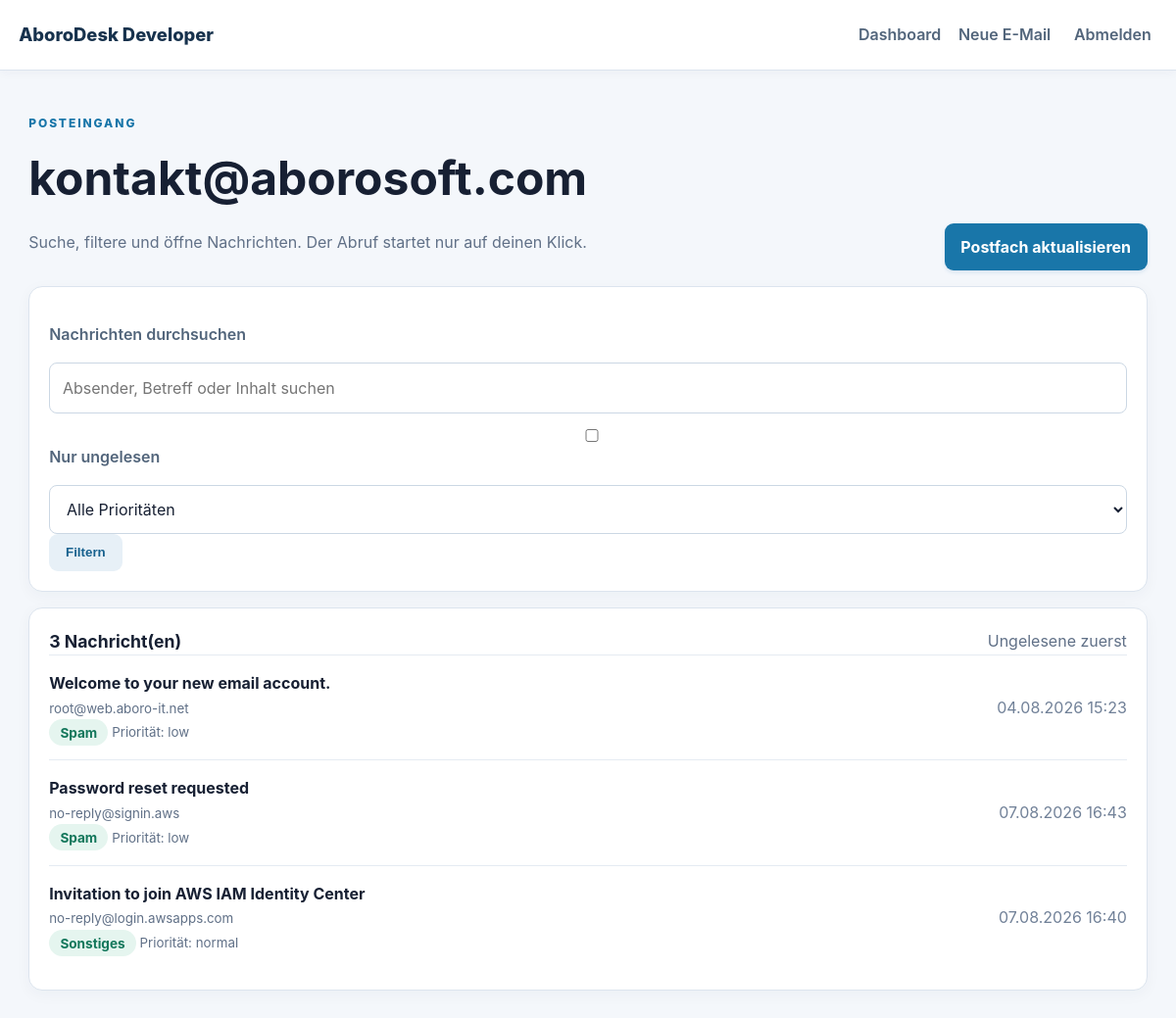
Screenshot of /inbox (signed in) with the database file from the repository.
### app/models.py (models this page shows)
class EmailAccount(Base):
    __tablename__ = "email_accounts"
    id: Mapped[int] = mapped_column(primary_key=True)
    account_name: Mapped[str] = mapped_column(String(160))
    email_address: Mapped[str] = mapped_column(String(320), unique=True, index=True)
    provider: Mapped[str] = mapped_column(String(40), default="imap_smtp")
    display_name: Mapped[str] = mapped_column(String(160))
    imap_host: Mapped[str] = mapped_column(String(255))
    imap_port: Mapped[int] = mapped_column(default=993)
    smtp_host: Mapped[str] = mapped_column(String(255))
    smtp_port: Mapped[int] = mapped_column(default=587)
    username: Mapped[str] = mapped_column(String(320))
    encrypted_password: Mapped[str] = mapped_column(Text)
    is_active: Mapped[bool] = mapped_column(Boolean, default=True)
    created_at: Mapped[datetime] = mapped_column(DateTime(timezone=True), default=utcnow)
    users: Mapped[list[User]] = relationship(secondary=user_email_accounts, back_populates="email_accounts")

class EmailMessage(Base):
    __tablename__ = "email_messages"
    id: Mapped[int] = mapped_column(primary_key=True)
    account_id: Mapped[int] = mapped_column(ForeignKey("email_accounts.id"), index=True)
    message_id: Mapped[str] = mapped_column(String(998), unique=True)
    sender: Mapped[str] = mapped_column(String(998))
    subject: Mapped[str] = mapped_column(String(998), default="")
    body_text: Mapped[str] = mapped_column(Text, default="")
    body_html: Mapped[str | None] = mapped_column(Text, nullable=True)
    ai_category: Mapped[str | None] = mapped_column(String(80), nullable=True)
    ai_priority: Mapped[str | None] = mapped_column(String(20), nullable=True)
    ai_summary: Mapped[str | None] = mapped_column(Text, nullable=True)
    ai_reply_draft: Mapped[str | None] = mapped_column(Text, nullable=True)
    is_read: Mapped[bool] = mapped_column(Boolean, default=False)
    is_deleted: Mapped[bool] = mapped_column(Boolean, default=False, index=True)
    received_at: Mapped[datetime | None] = mapped_column(DateTime(timezone=True), nullable=True)
    created_at: Mapped[datetime] = mapped_column(DateTime(timezone=True), default=utcnow)

### app/main.py (the view)
@app.get("/inbox", response_class=HTMLResponse)
def inbox(request: Request, db: Session = Depends(get_db)):
    user = require_user(request, db)
    available_accounts = [account for account in user.email_accounts if account.is_active]
    account_id = request.query_params.get("account_id")
    account = next((item for item in available_accounts if account_id and account_id.isdigit() and item.id == int(account_id)), None)
    if not account:
        account = available_accounts[0] if available_accounts else None
    error = None
    imported = 0
    should_sync = request.query_params.get("sync") == "1"
    query = request.query_params.get("q", "").strip()
    unread_only = request.query_params.get("unread") == "1"
    priority = request.query_params.get("priority", "").strip()
    if account and should_sync:
        try:
            imported = sync_account(account, db)
        except Exception as exception:
            error = f"Postfach konnte nicht abgerufen werden: {type(exception).__name__}"
    if account:
        statement = select(EmailMessage).where(EmailMessage.account_id == account.id, EmailMessage.is_deleted.is_(False))
        if query:
            term = f"%{query}%"
            statement = statement.where(or_(EmailMessage.sender.ilike(term), EmailMessage.subject.ilike(term), EmailMessage.body_text.ilike(term)))
        if unread_only:
            statement = statement.where(EmailMessage.is_read.is_(False))
        if priority:
            statement = statement.where(EmailMessage.ai_priority == priority)
        messages = db.scalars(statement.order_by(EmailMessage.is_read.asc(), EmailMessage.received_at.desc(), EmailMessage.id.desc())).all()
    else:
        messages = []
        error = "Noch kein E-Mail-Konto eingerichtet."
    return templates.TemplateResponse(request=request, name="inbox.html", context={"user": user, "account": account, "accounts": available_accounts, "messages": messages, "error": error, "imported": imported, "query": query, "unread_only": unread_only, "priority": priority})

### app/templates/inbox.html (shortened to what this page needs)
<!doctype html>
<html lang="de">
<head>
  <link rel="stylesheet" href="/static/style.css">
</head>
<body>
<header><a class="brand" href="/">AboroDesk Developer</a><nav><a href="/dashboard">Dashboard</a><a href="/compose">Neue E-Mail</a>{% if user.role.name == 'admin' %}<a href="/admin">Administration</a>{% endif %}<form method="post" action="/logout"><button class="link-button">Abmelden</button></form></nav></header>
<main class="shell">
  <div class="intro"><div><span class="eyebrow">Posteingang</span><h1>{% if account %}{{ account.email_address }}{% else %}Kein Konto{% endif %}</h1><p>Suche, filtere und öffne Nachrichten. Der Abruf startet nur auf deinen Klick.</p></div><div class="actions"><a class="button" href="/inbox?account_id={{ account.id if account else '' }}&sync=1">Postfach aktualisieren</a></div></div>
  <section class="panel"><form method="get" class="filter-bar"><label class="sr-only" for="mail-search">Nachrichten durchsuchen</label><input id="mail-search" name="q" value="{{ query }}" placeholder="Absender, Betreff oder Inhalt suchen"><label class="check"><input type="checkbox" name="unread" value="1"> Nur ungelesen</label><select name="priority"><option value="">Alle Prioritäten</option></select><button class="button secondary">Filtern</button></form></section>
  <section class="panel"><div class="panel-title"><h2>{{ messages|length }} Nachricht(en)</h2><span class="muted">Ungelesene zuerst</span></div>{% for item in messages %}<a class="mail-row{% if not item.is_read %} unread{% endif %}" href="/inbox/{{ item.id }}"><span><strong>{{ item.subject or '(ohne Betreff)' }}</strong><br><small>{{ item.sender }}</small><br>{% if item.ai_category %}<small><span class="pill">{{ item.ai_category }}</span> Priorität: {{ item.ai_priority }}</small>{% endif %}</span><time>{{ item.received_at.strftime('%d.%m.%Y %H:%M') if item.received_at else '' }}</time></a>{% else %}<div class="empty-state"><h2>Keine passenden Nachrichten</h2><p>Ändere die Filter oder aktualisiere das Postfach.</p></div>{% endfor %}</section>
</main>
</body>
</html>

### app/static/style.css (style rules this page uses)
:root { font-family:Inter,ui-sans-serif,system-ui,-apple-system,"Segoe UI",sans-serif;color:#172033;background:#f4f7fb;line-height:1.55 }
* { box-sizing:border-box }
body { margin:0;background:#f4f7fb;min-height:100vh }
a { color:#1769aa }
header { height:72px;background:#fff;border-bottom:1px solid #dce4ee;display:flex;align-items:center;justify-content:space-between;padding:0 max(1.2rem,calc((100vw - 1180px)/2));box-shadow:0 2px 10px #2336530b }
.brand { font-weight:800;color:#17324d;text-decoration:none;font-size:1.15rem }
nav { display:flex;align-items:center;gap:1.1rem }
nav a { color:#52657b;text-decoration:none;font-weight:600 }
.link-button { background:none;border:0;color:#52657b;cursor:pointer;font:inherit;font-weight:600 }
.shell { max-width:1180px;margin:0 auto;padding:2.5rem 1.2rem }
.intro { display:flex;justify-content:space-between;gap:2rem;align-items:end }
.eyebrow { color:#1976a9;text-transform:uppercase;letter-spacing:.16em;font-size:.75rem;font-weight:800 }
.intro h1 { font-size:clamp(2rem,4vw,3.5rem);margin:.5rem 0;color:#172033 }
.intro p,.muted { color:#607087 }
.button { display:inline-block;border:0;border-radius:9px;background:#1976a9;color:#fff;padding:.72rem 1.05rem;font-weight:700;text-decoration:none;cursor:pointer;box-shadow:0 2px 4px #1769aa22 }
.secondary { background:#e7f0f7;color:#17618e;box-shadow:none }
.status,.pill,.approved { border-radius:999px;padding:.35rem .7rem;background:#e5f5ef;color:#13775b;font-size:.85rem;font-weight:700 }
.metric,.panel { background:#fff;border:1px solid #dce4ee;border-radius:14px;padding:1.25rem;box-shadow:0 4px 16px #2336530a }
.panel { margin-top:1rem }
.panel-title { display:flex;justify-content:space-between;align-items:center;gap:1rem }
.panel h2 { margin:0;font-size:1.1rem;color:#172033 }
.actions { display:flex;gap:.6rem;align-items:center;white-space:nowrap }
label { display:block;color:#52657b;margin:1rem 0;font-weight:600 }
input,select,textarea { display:block;width:100%;margin-top:.4rem;padding:.8rem;border-radius:8px;border:1px solid #cbd7e4;background:#fff;color:#172033;font:inherit }
.mail-row { display:flex;justify-content:space-between;gap:1rem;align-items:center;border-top:1px solid #e5ebf2;padding:1rem 0;color:#172033;text-decoration:none }
.mail-row small { color:#607087 }
.mail-row time { color:#718198;white-space:nowrap }

### rows the page displays
EmailAccount: email_address "kontakt@aborosoft.com"
EmailMessage: subject "Welcome to your new email account.", sender "root@web.aboro-it.net", ai_category "Spam", ai_priority "low", received_at "04.08.2026 15:23"
EmailMessage: subject "Password reset requested", sender "no-reply@signin.aws", ai_category "Spam", ai_priority "low", received_at "07.08.2026 16:43"
EmailMessage: subject "Invitation to join AWS IAM Identity Center", sender "no-reply@login.awsapps.com", ai_category "Sonstiges", ai_priority "normal", received_at "07.08.2026 16:40"

### other values shown
{{ messages|length }} "3"
